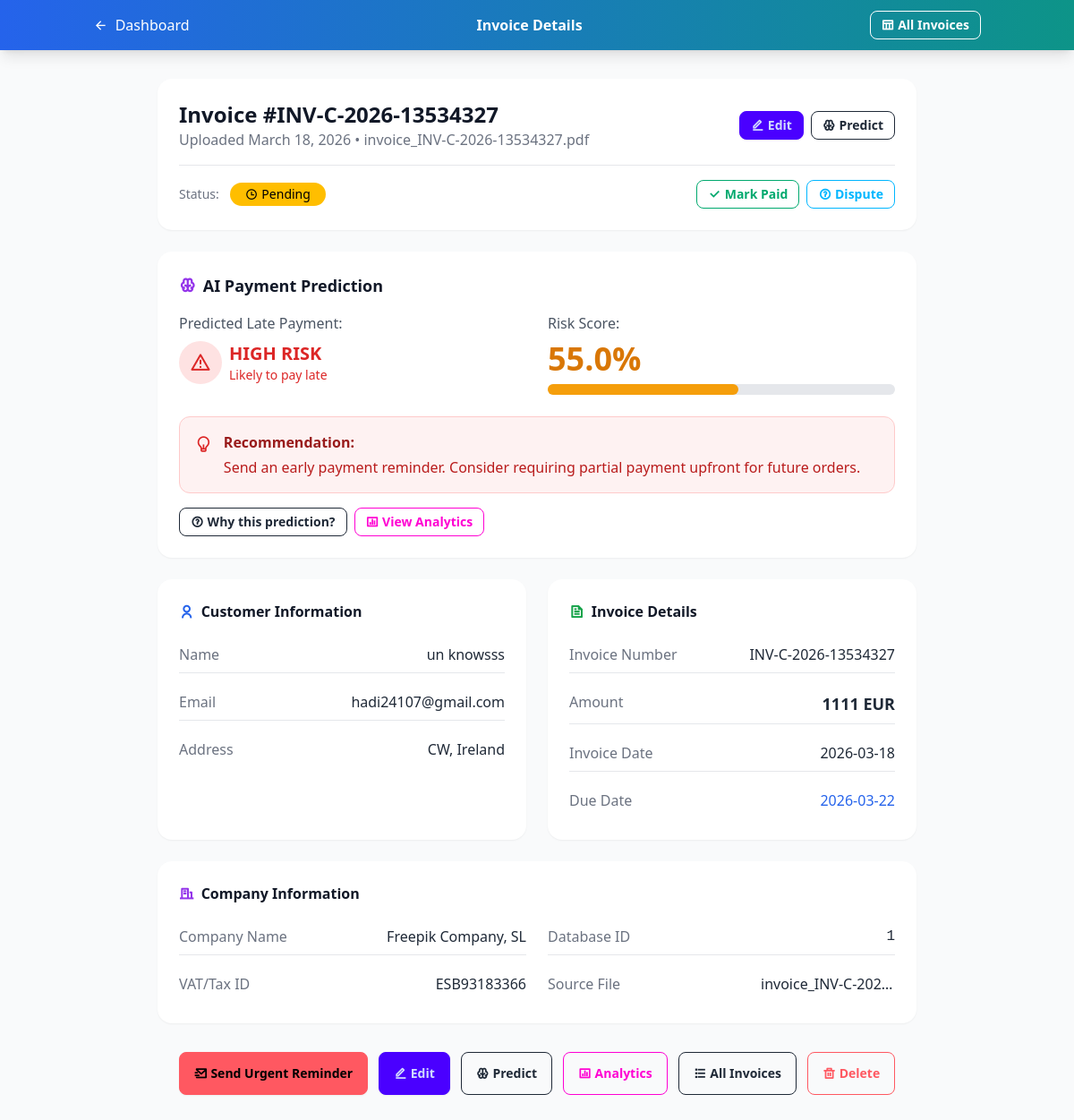
The page /view-invoice/1 on the database its author committed.
### app/models/database.py (models this page shows, shortened)
class Invoice(Base):
    __tablename__ = "invoices"
    id = Column(Integer, primary_key=True, index=True)
    customer_name = Column(String(255), default="N/A")
    customer_email = Column(String(255), default="N/A")
    customer_address = Column(Text, default="N/A")
    invoice_number = Column(String(255), default="N/A")
    amount = Column(String(50), default="N/A")  # Stored as string for flexibility
    currency = Column(String(10), default="N/A")
    date = Column(String(50), default="N/A")  # Invoice date
    due_date = Column(String(50), default="N/A")  # Payment due date
    company_name = Column(String(255), default="N/A")
    vat_id = Column(String(255), default="N/A")
    filename = Column(String(255))
    status = Column(String(20), default="pending")
    created_at = Column(DateTime, default=datetime.utcnow)
    updated_at = Column(DateTime, default=datetime.utcnow, onupdate=datetime.utcnow)
    features = relationship("InvoiceFeatures", back_populates="invoice", uselist=False, cascade="all, delete-orphan")

class InvoiceFeatures(Base):
    __tablename__ = "invoice_features"
    id = Column(Integer, primary_key=True, index=True)
    invoice_id = Column(Integer, ForeignKey("invoices.id", ondelete="CASCADE"), unique=True, nullable=False)
    invoice = relationship("Invoice", back_populates="features")
    industry = Column(String(100), default="Unknown")
    country = Column(String(80), default="Unknown")
    company_size = Column(String(50), default="Unknown")  # Small/Medium/Large
    customer_type = Column(String(50), default="Unknown")  # New/Returning
    contract_type = Column(String(50), default="Unknown")  # One-time/Recurring
    profit_margin_trend = Column(String(50), default="Unknown")  # Declining/Stable/Improving
    cash_flow_status = Column(String(50), default="Unknown")  # Positive/Negative
    recent_loan_applications = Column(Integer, default=0)
    credit_hold_history = Column(Boolean, default=False)
    industry_payment_benchmark = Column(Float, default=0.5)
    economic_health_index = Column(Float, default=0.0)
    amount = Column(Float, default=0.0)
    days_to_due = Column(Integer, default=0)
    past_due_ratio = Column(Float, default=0.0)
    late_payment = Column(Integer, nullable=True)  # 0 = on time, 1 = late
    predicted_probability = Column(Float, nullable=True)  # Probability of late payment
    predicted_label = Column(Integer, nullable=True)  # 0 = will pay on time, 1 = will be late
    created_at = Column(DateTime, default=datetime.utcnow)
    updated_at = Column(DateTime, default=datetime.utcnow, onupdate=datetime.utcnow)

### app/controllers/invoice_controller.py (the view)
@router.get("/view-invoice/{invoice_id}")
def view_invoice(request: Request, invoice_id: int):
    db = SessionLocal()
    try:
        invoice = db.query(Invoice).filter(Invoice.id == invoice_id).first()
        if not invoice:
            return templates.TemplateResponse("error.html", {
                "request": request, "error_code": 404,
                "message": "Invoice not found", "description": f"Invoice #{invoice_id} doesn't exist."
            }, status_code=404)
        new_status = _check_overdue(invoice)
        if new_status != invoice.status:
            invoice.status = new_status
            db.commit()
        customer_history = None
        if invoice.customer_name and invoice.customer_name != 'N/A':
            customer_history = csv_service.find_customer_match(invoice.customer_name)
        user = get_current_user(request)
        return templates.TemplateResponse("view_invoice.html", {
            "request": request, "current_user": user,
            "inv": invoice, "customer_history": customer_history,
        })
    finally:
        db.close()

### app/templates/view_invoice.html (shortened to what this page needs)
<!DOCTYPE html>
<html lang="en" data-theme="light">
<head>
    <link href="https://cdn.jsdelivr.net/npm/daisyui@4.4.23/dist/full.min.css" rel="stylesheet">
    <script src="https://cdn.tailwindcss.com"></script>
    <link href="https://cdn.jsdelivr.net/npm/remixicon@4.2.0/fonts/remixicon.css" rel="stylesheet">
</head>
<body class="bg-gray-50 min-h-screen">
    <nav class="bg-gradient-to-r from-blue-600 to-teal-600 text-white shadow-lg">
        <div class="container mx-auto px-4 py-3 flex justify-between items-center">
            <a href="/dashboard" class="flex items-center gap-2 hover:opacity-80">
                <i class="ri-arrow-left-line"></i> Dashboard
            </a>
            <h1 class="font-bold">Invoice Details</h1>
            <a href="/view-data" class="btn btn-sm btn-outline border-white text-white hover:bg-white hover:text-blue-600 gap-1">
                <i class="ri-table-line"></i> All Invoices
            </a>
        </div>
    </nav>
    <main class="container mx-auto px-6 py-8 max-w-4xl">
        <div class="bg-white rounded-2xl shadow-sm p-6 mb-6">
            <div class="flex flex-col md:flex-row justify-between items-start md:items-center gap-4">
                <div>
                    <h1 class="text-2xl font-bold text-gray-900">
                        Invoice #{{ inv.invoice_number if inv.invoice_number != 'N/A' else inv.id }}
                    </h1>
                    <p class="text-gray-500">
                        Uploaded {{ inv.created_at.strftime('%B %d, %Y') }} &bull; {{ inv.filename }}
                    </p>
                </div>
                <div class="flex gap-2">
                    <a href="/edit-invoice/{{ inv.id }}" class="btn btn-primary btn-sm gap-1">
                        <i class="ri-edit-line"></i> Edit
                    </a>
                    <a href="/ml/predict/{{ inv.id }}" class="btn btn-outline btn-sm gap-1">
                        <i class="ri-brain-line"></i> Predict
                    </a>
                </div>
            </div>
            <div class="mt-4 pt-4 border-t flex flex-col sm:flex-row justify-between items-start sm:items-center gap-3">
                <div class="flex items-center gap-3">
                    <span class="text-gray-500 text-sm">Status:</span>
                    {% set s = inv.status or 'pending' %}
                    {% if s == 'paid' %}
                    <span class="badge badge-success gap-1 px-4 py-3 text-sm"><i class="ri-check-double-line"></i> Paid</span>
                    {% elif s == 'overdue' %}
                    <span class="badge badge-error gap-1 px-4 py-3 text-sm"><i class="ri-alarm-warning-line"></i> Overdue</span>
                    {% elif s == 'disputed' %}
                    <span class="badge badge-info gap-1 px-4 py-3 text-sm"><i class="ri-question-line"></i> Disputed</span>
                    {% else %}
                    <span class="badge badge-warning gap-1 px-4 py-3 text-sm"><i class="ri-time-line"></i> Pending</span>
                    {% endif %}
                </div>
                <div class="flex gap-2 flex-wrap">
                    {% if s != 'paid' %}
                    <form method="post" action="/update-status/{{ inv.id }}" class="inline">
                        <button class="btn btn-sm btn-success btn-outline gap-1"><i class="ri-check-line"></i> Mark Paid</button>
                    </form>
                    {% endif %}
                    {% if s != 'disputed' %}
                    <form method="post" action="/update-status/{{ inv.id }}" class="inline">
                        <button class="btn btn-sm btn-info btn-outline gap-1"><i class="ri-question-line"></i> Dispute</button>
                    </form>
                    {% endif %}
                </div>
            </div>
        </div>
        <div class="bg-white rounded-2xl shadow-sm p-6 mb-6">
            <h2 class="text-lg font-bold text-gray-900 mb-4 flex items-center gap-2">
                <i class="ri-brain-line text-purple-600"></i> AI Payment Prediction
            </h2>
            {% if inv.features and inv.features.predicted_label is not none %}
            <div class="grid md:grid-cols-2 gap-6">
                <div>
                    <p class="text-gray-600 mb-2">Predicted Late Payment:</p>
                    {% if inv.features.predicted_label == 1 %}
                    <div class="flex items-center gap-2 text-red-600">
                        <div class="w-12 h-12 bg-red-100 rounded-full flex items-center justify-center">
                            <i class="ri-alert-line text-2xl"></i>
                        </div>
                        <div>
                            <div class="text-xl font-bold">HIGH RISK</div>
                            <div class="text-sm">Likely to pay late</div>
                        </div>
                    </div>
                    {% endif %}
                </div>
                <div>
                    <p class="text-gray-600 mb-2">Risk Score:</p>
                    <div class="text-4xl font-bold {% if inv.features.predicted_probability > 0.7 %}text-red-600{% elif inv.features.predicted_probability > 0.4 %}text-amber-600{% else %}text-green-600{% endif %}">
                        {{ "%.1f"|format(inv.features.predicted_probability * 100) }}%
                    </div>
                    <div class="w-full bg-gray-200 rounded-full h-3 mt-2">
                        <div class="h-3 rounded-full {% if inv.features.predicted_probability > 0.7 %}bg-red-500{% elif inv.features.predicted_probability > 0.4 %}bg-amber-500{% else %}bg-green-500{% endif %}" style="width: {{ inv.features.predicted_probability * 100 }}%"></div>
                    </div>
                </div>
            </div>
            {% if inv.features.predicted_label == 1 %}
            <div class="mt-6 p-4 bg-red-50 rounded-xl border border-red-200">
                <div class="flex items-start gap-3">
                    <i class="ri-lightbulb-line text-red-600 text-xl"></i>
                    <div>
                        <strong class="text-red-800">Recommendation:</strong>
                        <p class="text-red-700 mt-1">Send an early payment reminder. Consider requiring partial payment upfront for future orders.</p>
                    </div>
                </div>
            </div>
            {% endif %}
            <div class="mt-4 flex gap-2 flex-wrap">
                <a href="/ml/explain/{{ inv.id }}" class="btn btn-sm btn-outline gap-1">
                    <i class="ri-question-line"></i> Why this prediction?
                </a>
                <a href="/ml/analytics" class="btn btn-sm btn-outline btn-secondary gap-1">
                    <i class="ri-bar-chart-box-line"></i> View Analytics
                </a>
            </div>
            {% endif %}
        </div>
        <div class="grid md:grid-cols-2 gap-6">
            <div class="bg-white rounded-2xl shadow-sm p-6">
                <h3 class="font-bold text-gray-900 mb-4 flex items-center gap-2">
                    <i class="ri-user-line text-blue-600"></i> Customer Information
                </h3>
                <div class="space-y-3">
                    <div class="flex justify-between py-2 border-b">
                        <span class="text-gray-500">Name</span>
                        <span class="font-medium">{{ inv.customer_name if inv.customer_name != 'N/A' else '\u2014' }}</span>
                    </div>
                    <div class="flex justify-between py-2 border-b">
                        <span class="text-gray-500">Email</span>
                        <span class="font-medium">{{ inv.customer_email if inv.customer_email != 'N/A' else '\u2014' }}</span>
                    </div>
                    <div class="flex justify-between py-2">
                        <span class="text-gray-500">Address</span>
                        <span class="font-medium text-right max-w-[200px]">{{ inv.customer_address if inv.customer_address != 'N/A' else '\u2014' }}</span>
                    </div>
                </div>
            </div>
            <div class="bg-white rounded-2xl shadow-sm p-6">
                <h3 class="font-bold text-gray-900 mb-4 flex items-center gap-2">
                    <i class="ri-file-text-line text-green-600"></i> Invoice Details
                </h3>
                <div class="space-y-3">
                    <div class="flex justify-between py-2 border-b">
                        <span class="text-gray-500">Invoice Number</span>
                        <span class="font-medium">{{ inv.invoice_number if inv.invoice_number != 'N/A' else '\u2014' }}</span>
                    </div>
                    <div class="flex justify-between py-2 border-b">
                        <span class="text-gray-500">Amount</span>
                        <span class="font-bold text-lg">{{ inv.amount if inv.amount != 'N/A' else '\u2014' }} {{ inv.currency if inv.currency != 'N/A' else '' }}</span>
                    </div>
                    <div class="flex justify-between py-2 border-b">
                        <span class="text-gray-500">Invoice Date</span>
                        <span class="font-medium">{{ inv.date if inv.date != 'N/A' else '\u2014' }}</span>
                    </div>
                    <div class="flex justify-between py-2">
                        <span class="text-gray-500">Due Date</span>
                        <span class="font-medium {% if inv.status == 'overdue' %}text-red-600{% elif inv.due_date and inv.due_date != 'N/A' %}text-blue-600{% endif %}">
                            {{ inv.due_date if inv.due_date != 'N/A' else '\u2014' }}
                        </span>
                    </div>
                </div>
            </div>
            <div class="bg-white rounded-2xl shadow-sm p-6 md:col-span-2">
                <h3 class="font-bold text-gray-900 mb-4 flex items-center gap-2">
                    <i class="ri-building-line text-purple-600"></i> Company Information
                </h3>
                <div class="grid md:grid-cols-2 gap-6">
                    <div class="space-y-3">
                        <div class="flex justify-between py-2 border-b">
                            <span class="text-gray-500">Company Name</span>
                            <span class="font-medium">{{ inv.company_name if inv.company_name != 'N/A' else '\u2014' }}</span>
                        </div>
                        <div class="flex justify-between py-2">
                            <span class="text-gray-500">VAT/Tax ID</span>
                            <span class="font-medium">{{ inv.vat_id if inv.vat_id != 'N/A' else '\u2014' }}</span>
                        </div>
                    </div>
                    <div class="space-y-3">
                        <div class="flex justify-between py-2 border-b">
                            <span class="text-gray-500">Database ID</span>
                            <span class="font-mono">{{ inv.id }}</span>
                        </div>
                        <div class="flex justify-between py-2">
                            <span class="text-gray-500">Source File</span>
                            <span class="font-medium truncate max-w-[150px]" title="{{ inv.filename }}">{{ inv.filename }}</span>
                        </div>
                    </div>
                </div>
            </div>
        </div>
        <div class="mt-8 flex flex-wrap gap-3 justify-center">
            <form action="/send-reminder/{{ inv.id }}" method="post" class="inline">
                <button type="submit" class="btn {% if inv.features and inv.features.predicted_label == 1 %}btn-error{% else %}btn-success{% endif %} gap-1"
                        {% if not inv.customer_email or inv.customer_email == 'N/A' %}disabled{% endif %}>
                    <i class="ri-mail-send-line"></i>
                    {% if inv.features and inv.features.predicted_label == 1 %}Send Urgent Reminder{% else %}Send Friendly Reminder{% endif %}
                </button>
            </form>
            <a href="/edit-invoice/{{ inv.id }}" class="btn btn-primary gap-1"><i class="ri-edit-line"></i> Edit</a>
            <a href="/ml/predict/{{ inv.id }}" class="btn btn-outline gap-1"><i class="ri-brain-line"></i> Predict</a>
            <a href="/ml/analytics" class="btn btn-outline btn-secondary gap-1"><i class="ri-bar-chart-box-line"></i> Analytics</a>
            <a href="/view-data" class="btn btn-outline gap-1"><i class="ri-list-check"></i> All Invoices</a>
            <form action="/delete-invoice" method="post" onsubmit="return confirm('Delete this invoice? This cannot be undone.')" class="inline">
                <button type="submit" class="btn btn-outline btn-error gap-1"><i class="ri-delete-bin-line"></i> Delete</button>
            </form>
        </div>
    </main>
</body>
</html>

### rows shown on the page
Invoice: invoice_number "INV-C-2026-13534327", created_at "March 18, 2026", filename "invoice_INV-C-2026-13534327.pdf", customer_name "un knowsss", customer_email "hadi24107@gmail.com", customer_address "CW, Ireland", amount "1111", currency "EUR", date "2026-03-18", due_date "2026-03-22", company_name "Freepik Company, SL", vat "ESB93183366", id "1", filename "invoice_INV-C-202…"
InvoiceFeatures: inv.features.predicted_probability*100 "55.0"
